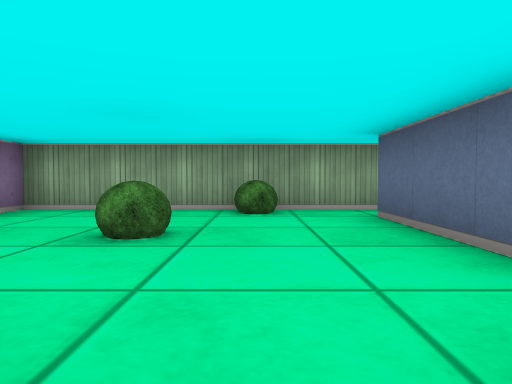
[1] (above)

16 first-person views from a walk through a cub3D maze. The camera is about half as high as the walls, tilts 2° down and sees 70° across. The floor is counted in squares. Each view is taken from the middle of a square. On the plan, view 1 faces up. The plan holds only what a view shows up to about 9 squares ahead; the rest is blank.

[2]
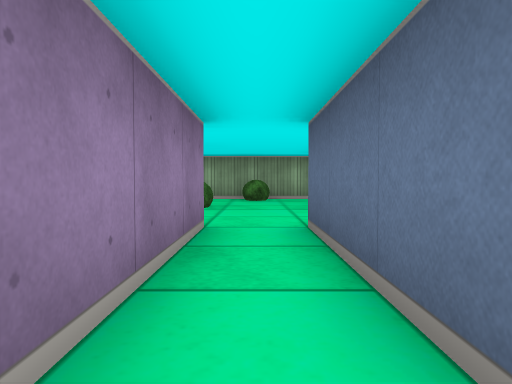

[3]
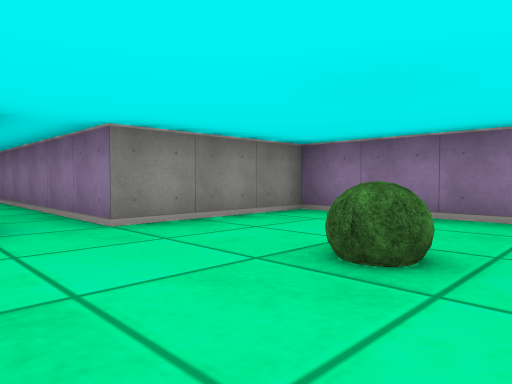

[4]
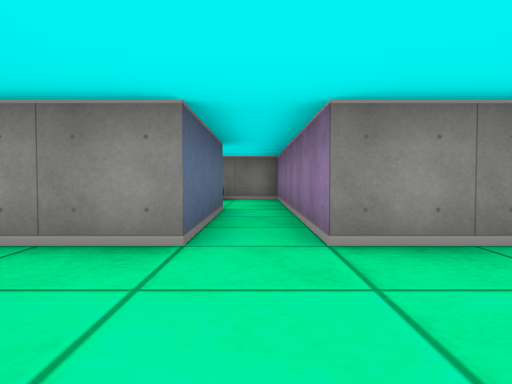

[5]
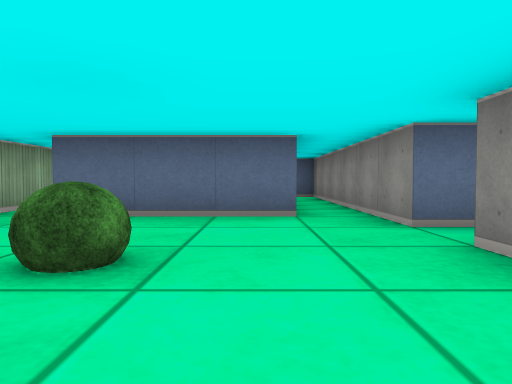

[6]
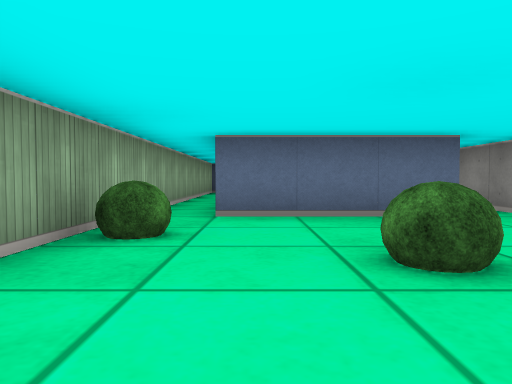

[7]
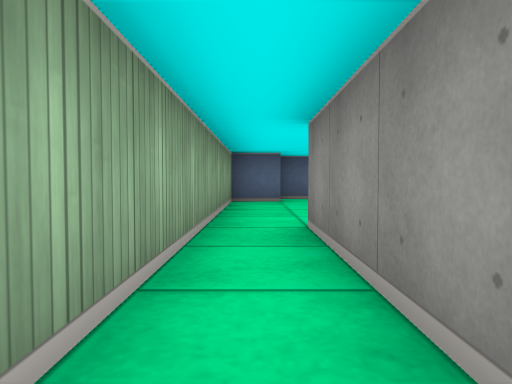

[8]
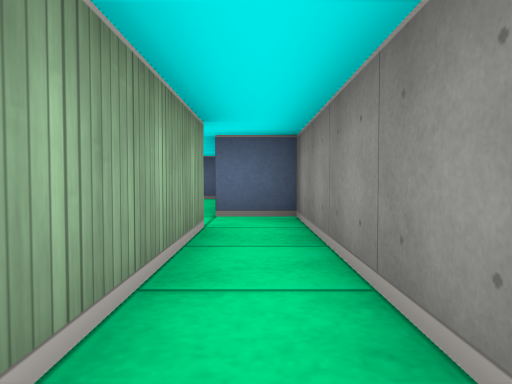

[9]
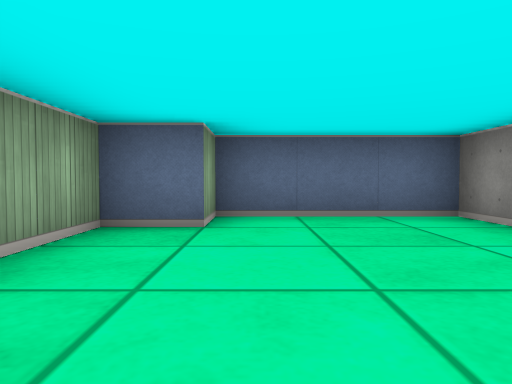

[10]
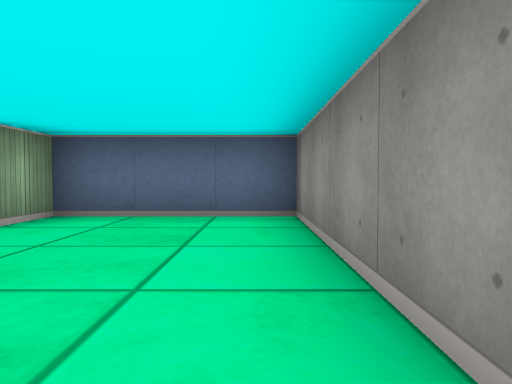

[11]
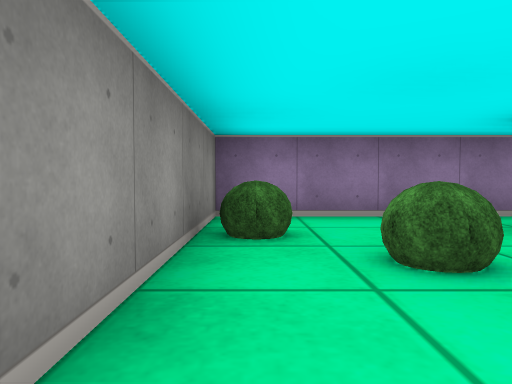

[12]
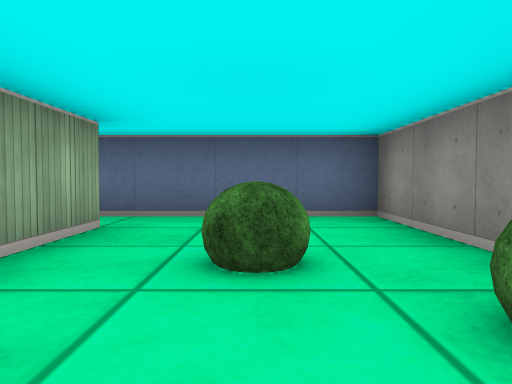

[13]
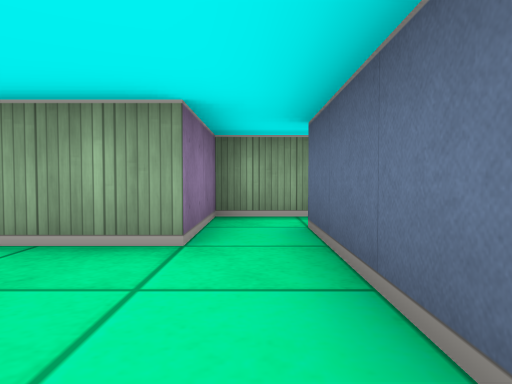

[14]
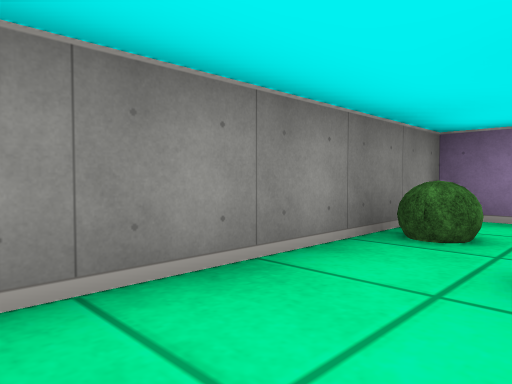

[15]
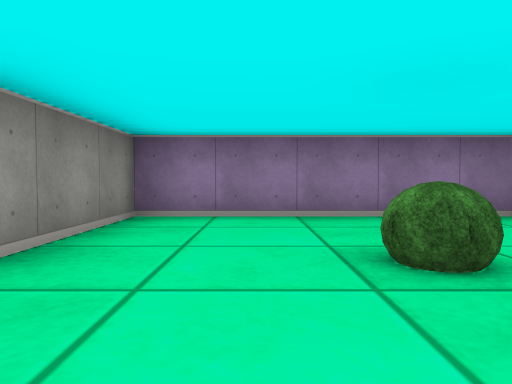

[16]
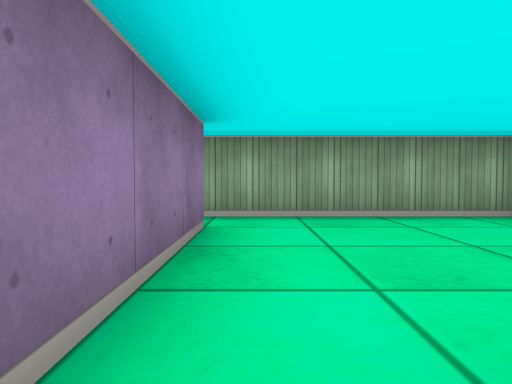

### Floor plan
Points are (right, up) in squares from view 1. A wall is a line through its corners. A room is listed if a view was taken in it or the views show most of it. See-through windows are left out.
Room 1 (views 1, 3, 4, 5, 6, 7, 8, 15)
walls: (1.5, 1.4) (1.5, 4.5); (2.6, 4.5) (5.5, 4.5); (0.5, -2.5) (0.5, 0.5) (5.5, 0.5); (5.5, 1.5) (2.6, 1.5); (5.5, 5.5) (-3.5, 5.5) (-3.5, 0.5) (-0.5, 0.5) (-0.5, -2.5)
ways out: opening at (0, -2) to room 2; opening at (6, 1) to room 3; opening at (6, 5) to room 3
objects: bush (-1, 3); bush (0, 5)
Room 2 (views 2, 11, 12, 13, 14)
walls: (-0.5, -2.5) (-0.5, -5.5) (4.5, -5.5) (4.5, -1.5); (4.8, -0.5) (3.5, -0.5) (3.5, -2.5) (2.1, -2.5)
ways out: opening at (0, -2) to room 1
objects: bush (1, -5); bush (2, -4)
Room 3 (views 9, 10, 16)
walls: (5.5, 4.5) (5.5, 1.5); (5.5, 0.5) (6.5, 0.5) (6.5, 1.5) (10.5, 1.5) (10.5, 4.5) (9.5, 4.5) (9.5, 5.5) (5.5, 5.5)
ways out: opening at (6, 1) to room 1; opening at (6, 5) to room 1

Where each view was taken, in squares from view 1:
view 1: 0 up, 0 right, facing up
view 2: 3 down, 0 right, facing up
view 3: 4 up, 1 right, facing down-left
view 4: 3 up, 0 right, facing down
view 5: 2 up, 3 left, facing right
view 6: 4 up, 3 left, facing right
view 7: 5 up, 2 right, facing right
view 8: 1 up, 2 right, facing right
view 9: 4 up, 6 right, facing right
view 10: 2 up, 6 right, facing right
view 11: 5 down, 4 right, facing left
view 12: 4 down, 0 right, facing right
view 13: 5 down, 4 right, facing up
view 14: 4 down, 4 right, facing down-left
view 15: 2 up, 1 right, facing left
view 16: 1 up, 6 right, facing up
